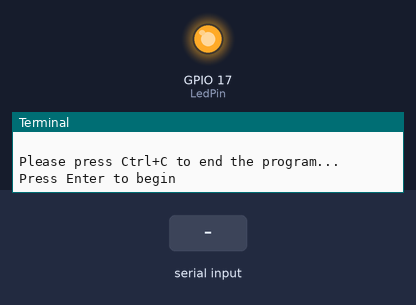
Bench run of a program on a simulated Raspberry Pi (BCM pin numbers). Shown: output pins drawn as LEDs (lit = HIGH), the last lines printed to the terminal. Inputs (shaded band) come from the test bench.

Above: at 1.2 s.
1.3 s: "1" typed at the terminal, then Enter
At 2.7 s:
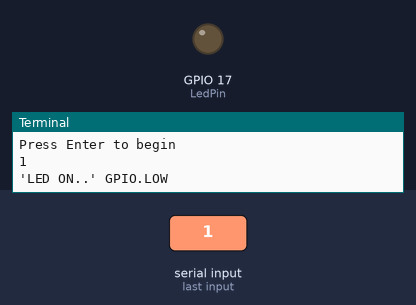
Timing chart, 0 to 10.3 s (numbered marks = the images above; inputs shaded):
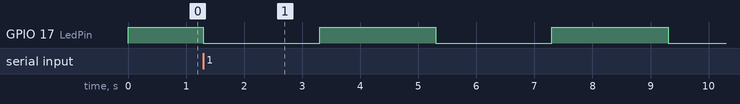

The program:

blinking_led.py
```python
#!/usr/bin/env python3

import RPi.GPIO as GPIO
import time
from sys import version_info

if version_info.major == 3:
	raw_input = input

# Set #17 as LED pin
LedPin = 17

# Define a function to print message at the beginning
def print_message():
	print ("========================================")
	print ("|              Blink LED               |")
	print ("|    ------------------------------    |")
	print ("|         LED connect to B17           |")
	print ("========================================\n")
	print ("Please press Ctrl+C to end the program...")
	raw_input ("Press Enter to begin\n")

# Define a setup function for some setup
def setup():
	# Set the GPIO modes to BCM Numbering
	GPIO.setmode(GPIO.BCM)
	# Set LedPin's mode to output,
	# and initial level to High(3.3v)
	GPIO.setup(LedPin, GPIO.OUT, initial=GPIO.HIGH)

# Define a main function for main process
def main():
	# Print messages
	print_message()
	while True:
		print ("'LED ON..' GPIO.LOW")
		# Turn on LED
		GPIO.output(LedPin, GPIO.LOW)
		time.sleep(2.0)
		print ("....'LED OFF...' GPIO.HIGH")
		# Turn off LED
		GPIO.output(LedPin, GPIO.HIGH)
		time.sleep(2.0)


# Define a destroy function for clean up everything after
# the script finished
def destroy():
	# Turn off LED
	GPIO.output(LedPin, GPIO.HIGH)
	# Release resource
	GPIO.cleanup()

# If run this script directly, do:
if __name__ == '__main__':
	setup()
	try:
		main()
	# When 'Ctrl+C' is pressed, the child program
	# destroy() will be  executed.
	except KeyboardInterrupt:
		destroy()
```

Measured:
- after the input at 1.3 s, GPIO 17 (LedPin): alternates HIGH for 2.0 s and LOW for 2.0 s, starting at once
